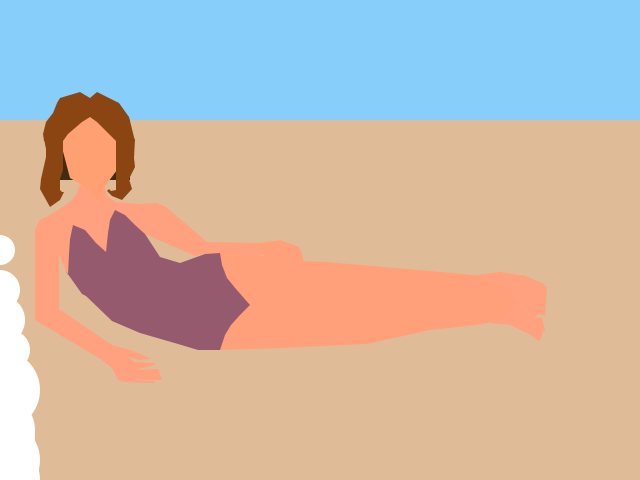
Frame 1 (no input)
Frame 60 (the mouse pressed at the canvas centre just before this capture): identical to frame 1, image omitted
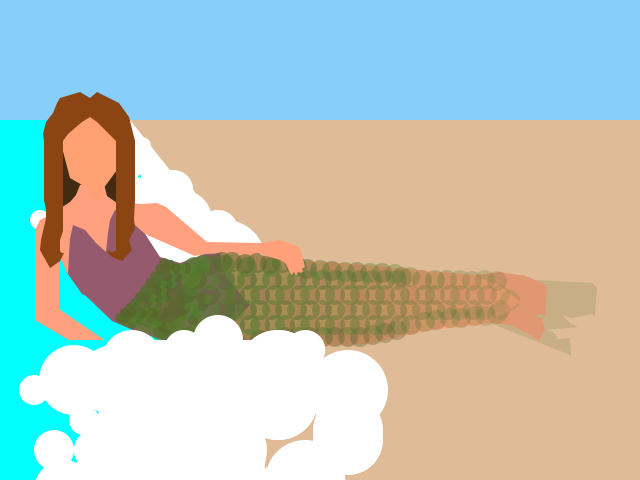
Frame 120 (the mouse held since frame 60 and released just before this capture)

The Processing sketch that drew these frames (run headless with seeded random() and noise(); from frame 60 on, the mouse is pressed at the canvas centre):

// Processing sketch: processing_16613
// ── processing_16613.pde

float x;
float y;
float z;
float w;
float targetX;
float easing = 0.05;
float easing2= 0.04;
float easing3 = 0.06;
float easing4 = 0.03;

void setup()
{
  size(640, 480);
  smooth();
}

void draw()
{
  background (135, 206, 250);
noStroke();

targetX = mouseX;
float dx = targetX - x;
if (abs(dx)>1){
  x+=dx*easing;
}

targetX = mouseX;
float dx2 = targetX - x;
if (abs(dx2)>1){
  y+=dx2*easing2;
}

targetX = mouseX;
float dx3 = targetX - x;
if (abs(dx3)>1){
  z+=dx3*easing3;
}

targetX = mouseX;
float dx4 = targetX - x;
if (abs(dx4)>1){
  w+=dx4*easing4;
}

//sand
fill (223, 188, 151);
beginShape();
quad(0, 120,   0, 480,   640, 480,   640, 120);

//back wave  
  fill(0, 255, 255);
  beginShape();
  quad(0, 340,   (x), 340,     (mouseX-200), 120,   0, 120);
    fill(255);  
  quad(  x-(x/3), 340,   (x), 340,     (mouseX-190), 120,    (mouseX-200), 120);  
  endShape();
  
  beginShape();
  //  ellipse((x-270), 120, 10, 10);
    ellipse((x-68), 310, 30, 30);
   ellipse((x-70), 280, 60, 60);
    ellipse((x-80), 260, 80, 80);
       ellipse((y-60), 230, 60, 60);
            ellipse((x-70), 270, 40, 40);
     ellipse((y-88), 200, 30, 30);
      ellipse((x-70), 320, 80, 80);
            ellipse((x-20), 320, 60, 60);
      ellipse((x), 320, 50, 50);
      ellipse((x-60), 280, 30, 30);
     ellipse((x-80), 250, 40, 40);
       ellipse((y-50), 220, 60, 60);
 //   quad(x, 340,   (x-175), 340,     (w-105), 480,    w, 480);
  ellipse((y), 290, 40, 40);
    ellipse((y), 250, 30, 30);
     ellipse((x-30), 280, 50, 50);
     //topvvv
    ellipse(((mouseX-210)+x/30), 120, 5, 5);
      ellipse(((mouseX-210)+y/30), 123, 6, 6);
          ellipse(((mouseX-205)+z/30), 130, 7, 7);
     ellipse(((mouseX-210)+z/25), 125, 6, 6);
       ellipse(((mouseX-205)+z/35), 125, 8, 8);
            ellipse(((mouseX-197)+w/20), 132, 10, 10);
       ellipse(((mouseX -193) +w/25), 135, 9, 9);
           ellipse(((mouseX - 205) +(x+10)/20), 138, 10, 10);
     ellipse(((mouseX - 205)+w/20), 139, 12, 12);
      ellipse(((mouseX -203) +y/15), 141, 14, 14);
       
         ellipse(((mouseX - 200) + y/10), 145, 15, 15);
   ellipse(((mouseX - 220)+x/11), 144, 10, 10);
     ellipse(((mouseX-190)+w/15), 149, 10, 10);
    ellipse(((mouseX-200)+y/10), 155, 20, 20);
       ellipse(((mouseX -200)+x/13), 165, 17, 17);
            ellipse(((mouseX-220)+x/13), 155, 20, 20);
     ellipse(((mouseX-190)+z/15), 175, 25, 25);
       ellipse(((mouseX-200)+w/13), 167, 20, 20);
            ellipse(((mouseX-215)+x/15), 177, 25, 25);
      ellipse(((mouseX-170)+y/10), 190, 40, 40);
          ellipse(((mouseX-190)+w/18), 195, 35, 35);
     ellipse(((mouseX-170)+y/7), 190, 20, 20);
       ellipse(((mouseX-250)+y/7), 190, 30, 30);
       
              ellipse(((mouseX-250)+x/7), 205, 50, 50);
    ellipse(((mouseX-265)+w/7), 215, 60, 60);
    ellipse((x-200), 220, 65, 65);
     ellipse((x-100), 250, 40, 40);
       ellipse((y-50), 200, 30, 30);
          ellipse((z-230), 210, 25, 25);
    ellipse((z-308), 220, 20, 20);
       ellipse((z-130), 230, 40, 40);
            ellipse((z-190), 200, 30,30);
       ellipse((z-180), 220, 30, 30);
/*           ellipse((w-100), 380, 70, 70);
     ellipse((w-120), 450, 40, 40);
       ellipse((w-90), 420, 30, 30);
  endShape ();
  */
  
  
  
//mermaid rect
//  fill(150, 90, 110);
 //beginShape();
 // quad(120, 320,  240, 320,  240, 240,  120, 240);
  //endShape();
  
  
  //hair back
      fill(66, 43, 19);
  beginShape();
  quad(60, 100,   130, 120,  130, (180+(x/5)),    60, (180+(x/5)));
  endShape();
  
  
  
  //mermaid arms and shoulders
//  stroke(66, 43, 19);
 // strokeWeight(1);
  fill(255, 160, 127);
  beginShape();
  vertex(80, 185);
  vertex(76, 195);
  vertex(70, 202);
  vertex(50, 215);
  vertex(40, 220);
  vertex(35, 230);
  vertex(35, 320);
  vertex(102, 360);
  vertex(112, 368);
  vertex(118, 380);
  vertex(124, 382);
  vertex(154, 383);
  vertex(155, 382);
  vertex(154, 381);
  vertex(145, 381);
  vertex(120, 376);
  vertex(145, 380);
  vertex(120, 376);
  vertex(145, 380);
  vertex(161, 380);
  vertex(162, 378);
  vertex(160, 376);
  vertex(144, 375);
  vertex(122, 370);
  vertex(144, 375);
  vertex(160, 376);
  vertex(159, 370);
  vertex(157, 369);
  vertex(135, 370);
  vertex(124, 365);
  vertex(135, 370);
  vertex(155, 365);
  vertex(155, 363);
  vertex(150, 363);
  vertex(135, 362);
  vertex(133, 361);
  vertex(125, 354);
  vertex(129, 357);
  vertex(139 ,360);
  vertex(151, 359);
  vertex(140, 354);
  vertex(130, 350);
vertex(112, 345);
vertex(59, 309);
vertex(59, 223);
vertex(59, 255);
vertex(68, 275);
vertex(155, 250);
vertex(145, 234);
vertex(195, 256);
vertex(205, 254);
vertex(225, 253);
vertex(260, 256);
vertex(260, 243);
vertex(207, 242);
vertex(166, 207);
vertex(157, 203);
vertex(141, 204);
vertex(117, 202);
vertex(117, 203);
vertex(107, 196);
vertex(103, 180);

endShape();


//legs
  fill(255, 160, 122);
beginShape();
vertex(220, 253);
vertex(220, 350);
vertex(282, 348);
vertex(367, 344);
vertex(430, 330);
vertex(477, 325);
vertex(498, 321);
vertex(501, 320);
vertex(520, 302);
vertex(501, 285);
vertex(485, 279);
vertex(475, 275);
vertex(327, 262);
vertex(285, 260);
vertex(270, 256);
endShape();


//bathing suit
fill(150, 90, 110);
beginShape();
vertex(65, 270);
vertex(82, 294);
vertex(86, 296);
vertex(112, 321);
vertex(140, 333);
vertex(178, 344);
vertex(198, 350);
vertex(220, 350);
vertex(225, 335);
vertex(231, 325);
vertex(240, 315);
vertex(250, 305);
vertex(236, 289);
vertex(227, 278);
vertex(222, 265);
vertex(220, 253);
vertex(205, 254);
vertex(180, 263);
vertex(160, 257);
vertex(145, 234);
vertex(135, 225);
vertex(125, 215);
vertex(115, 210);
vertex(110, 220);
vertex(108, 233);
vertex(106, 252);
vertex(96, 243);
vertex(85, 230);
vertex(73, 225);
vertex(70, 239);
vertex(69, 254);
vertex(68, 275);
endShape();


  //face shape
    fill(255, 160, 115);
  beginShape();
  vertex(60, 140);
   vertex(70, 178);
    vertex(89, 189);
     vertex(98, 202);
      vertex(103, 189);
       vertex(117, 170);
        vertex(125, 140);
         vertex(117, 110);
          vertex(70, 110);
          endShape();
          
          
//hair top
fill(139, 69, 19);
beginShape();
vertex(90, 98);
vertex(80, 92);
vertex(60, 98);
vertex(57, 103);
vertex(53, 113);
vertex(46, 122);
vertex(43, 134);
vertex(44, 141);
vertex(63, 141);
vertex(68, 134);
vertex(82, 122);
vertex(90, 117);
vertex(97, 122);
vertex(116, 141);
vertex(135, 141);
vertex(129, 117);
vertex(119, 103);
vertex(97, 92);
endShape();


//feet
fill(255, 160, 127);
beginShape();
vertex(520, 302);
vertex(501, 286);
vertex(485, 280);
vertex(475, 275);
vertex(500, 272);
vertex(518, 275);
vertex(523, 275);
vertex(535, 280);
vertex(542, 283);
vertex(544, 284);
vertex(545, 286);
vertex(547, 287);
vertex(545, 316);
vertex(543, 315);
vertex(539, 314);
vertex(532, 318);
vertex(520, 302);
vertex(529, 315);
vertex(540, 318);
vertex(542, 318);
vertex(545, 330);
vertex(543, 332);
vertex(541, 338);
vertex(539, 341);
vertex(537, 340);
vertex(535, 338);
vertex(531, 335);
vertex(510, 325);
vertex(490, 323);
endShape();



//feetgreen
beginShape();
 fill(85, 107,  45, (0+(mouseX-275)));
vertex(520, 302);
vertex(501, 286);
vertex(485, 280);
vertex(475, 275);
vertex(500, 272);
vertex(518, 275);
vertex(523, 275);
vertex(535, 280);
vertex(592, 283);
vertex(594, 284);
vertex(595, 286);
vertex(597, 287);
vertex(595, 316);
vertex(593, 315);
vertex(592, 314);
vertex(572, 318);
vertex(520, 302);
vertex(555, 307);
vertex(570, 323);
vertex(578, 327);
vertex(545, 330);
vertex(553, 332);
vertex(558, 338);
vertex(549, 341);
vertex(547, 340);
vertex(570, 338);
vertex(571, 355);
vertex(570, 355);
vertex(490, 323);
endShape();


//scales attempt
//if (mouseX>110);
//{
  beginShape();
  
  
  //23
     fill(90, 127,  50, (0+(mouseX-275)));
  ellipse(510, 300, 20, 20);
  
  
      //straight layer 22
        fill(85, 127,  50, (0+(mouseX-270)));
  ellipse(497, 314, 20, 20);
    fill(85, 107,  50, (0+(mouseX-270)));
  ellipse(500, 310, 20, 20);
         fill(90, 125,  50, (0+(mouseX-270)));
  ellipse(500, 295, 20, 20);
    fill(85, 107,  50, (0+(mouseX-270)));
  ellipse(497, 281, 20, 20);
  
  
             // straight layer21

      fill(90, 107,  50, (0+(mouseX-265)));
  ellipse(486, 316, 20, 20);
    fill(90, 127,  50, (0+(mouseX-265)));
  ellipse(485, 310, 20, 20);
         fill(90, 105,  50, (0+(mouseX-265)));
  ellipse(487, 295, 20, 20);
    fill(85, 127,  50, (0+(mouseX-265)));
  ellipse(485, 280, 20, 20);
  
    //straight layer 22
        fill(85, 127,  50, (0+(mouseX-260)));
  ellipse(475, 316, 20, 20);
    fill(85, 107,  50, (0+(mouseX-260)));
  ellipse(473, 310, 20, 20);
         fill(90, 125,  50, (0+(mouseX-260)));
  ellipse(475, 295, 20, 20);
    fill(85, 107,  50, (0+(mouseX-260)));
  ellipse(472, 281, 20, 20);
  
  
            // straight layer21

      fill(90, 107,  50, (0+(mouseX-255)));
  ellipse(461, 318, 20, 20);
    fill(90, 127,  50, (0+(mouseX-255)));
  ellipse(460, 310, 20, 20);
         fill(90, 105,  50, (0+(mouseX-255)));
  ellipse(460, 295, 20, 20);
    fill(85, 127,  50, (0+(mouseX-255)));
  ellipse(460, 280, 20, 20);
  
  //straight layer 20
        fill(85, 127,  50, (0+(mouseX-250)));
  ellipse(450, 318, 20, 20);
    fill(85, 107,  50, (0+(mouseX-250)));
  ellipse(447, 310, 20, 20);
         fill(90, 125,  50, (0+(mouseX-250)));
  ellipse(450, 295, 20, 20);
    fill(85, 107,  50, (0+(mouseX-250)));
  ellipse(447, 280, 20, 20);
  
  
          // straight layer19

      fill(90, 107,  50, (0+(mouseX-245)));
  ellipse(436, 320, 20, 20);
    fill(90, 127,  50, (0+(mouseX-245)));
  ellipse(435, 310, 20, 20);
         fill(90, 105,  50, (0+(mouseX-245)));
  ellipse(435, 295, 20, 20);
    fill(85, 127,  50, (0+(mouseX-235)));
  ellipse(435, 280, 20, 20);

  
    
       // straight layer18
 

      fill(85, 127,  50, (0+(mouseX-240)));
  ellipse(425, 322, 20, 20);
    fill(85, 107,  50, (0+(mouseX-240)));
  ellipse(422, 310, 20, 20);
         fill(90, 125,  50, (0+(mouseX-240)));
  ellipse(425, 295, 20, 20);
    fill(85, 107,  50, (0+(mouseX-240)));
  ellipse(422, 280, 20, 20);

  
  
         // straight layer17

      fill(90, 107,  50, (0+(mouseX-235)));
  ellipse(411, 325, 20, 20);
    fill(90, 127,  50, (0+(mouseX-235)));
  ellipse(410, 310, 20, 20);
         fill(90, 105,  50, (0+(mouseX-235)));
  ellipse(410, 295, 20, 20);
    fill(85, 127,  50, (0+(mouseX-235)));
  ellipse(410, 277, 20, 20);
           fill(90, 105,  50, (0+(mouseX-235)));
  ellipse(402, 277, 20, 20);
  
  
       // straight layer16
 
       fill(90, 105,  50, (0+(mouseX-230)));
  ellipse(397, 330, 20, 20);
      fill(85, 127,  50, (0+(mouseX-230)));
  ellipse(400, 325, 20, 20);
    fill(85, 107,  50, (0+(mouseX-230)));
  ellipse(397, 310, 20, 20);
         fill(90, 125,  50, (0+(mouseX-230)));
  ellipse(400, 295, 20, 20);
    fill(85, 107,  50, (0+(mouseX-230)));
  ellipse(397, 280, 20, 20);
           fill(90, 125,  50, (0+(mouseX-230)));
  ellipse(395, 274, 20, 20);
  
       // straight layer15
       fill(95, 105,  50, (0+(mouseX-225)));
  ellipse(385, 333, 20, 20);
      fill(90, 107,  50, (0+(mouseX-225)));
  ellipse(385, 325, 20, 20);
    fill(90, 127,  50, (0+(mouseX-225)));
  ellipse(385, 310, 20, 20);
         fill(90, 105,  50, (0+(mouseX-225)));
  ellipse(385, 295, 20, 20);
    fill(85, 127,  50, (0+(mouseX-225)));
  ellipse(385, 280, 20, 20);
           fill(90, 105,  50, (0+(mouseX-225)));
  ellipse(382, 273, 20, 20);
  
  
      // straight layer14
 
       fill(90, 105,  50, (0+(mouseX-220)));
  ellipse(373, 335, 20, 20);
      fill(85, 127,  50, (0+(mouseX-220)));
  ellipse(375, 325, 20, 20);
    fill(85, 107,  50, (0+(mouseX-210)));
  ellipse(372, 310, 20, 20);
         fill(90, 125,  50, (0+(mouseX-220)));
  ellipse(375, 295, 20, 20);
    fill(85, 107,  50, (0+(mouseX-220)));
  ellipse(372, 280, 20, 20);
           fill(90, 125,  50, (0+(mouseX-220)));
  ellipse(370, 273, 20, 20);
  
  
    
      // straight layer13
       fill(95, 105,  50, (0+(mouseX-215)));
  ellipse(360, 337, 20, 20);
      fill(90, 107,  50, (0+(mouseX-215)));
  ellipse(360, 325, 20, 20);
    fill(90, 127,  50, (0+(mouseX-215)));
  ellipse(360, 310, 20, 20);
         fill(90, 105,  50, (0+(mouseX-215)));
  ellipse(360, 295, 20, 20);
    fill(85, 127,  50, (0+(mouseX-215)));
  ellipse(360, 280, 20, 20);
           fill(90, 105,  50, (0+(mouseX-215)));
  ellipse(357, 272, 20, 20);
  
  
     // straight layer12
 
       fill(90, 105,  50, (0+(mouseX-210)));
  ellipse(348, 337, 20, 20);
      fill(85, 127,  50, (0+(mouseX-210)));
  ellipse(350, 325, 20, 20);
    fill(85, 107,  50, (0+(mouseX-210)));
  ellipse(347, 310, 20, 20);
         fill(90, 125,  50, (0+(mouseX-210)));
  ellipse(350, 295, 20, 20);
    fill(85, 107,  50, (0+(mouseX-210)));
  ellipse(347, 280, 20, 20);
           fill(90, 125,  50, (0+(mouseX-210)));
  ellipse(345, 272, 20, 20);
  
  
  
      // straight layer11
       fill(95, 105,  50, (0+(mouseX-205)));
  ellipse(335, 337, 20, 20);
      fill(90, 107,  50, (0+(mouseX-205)));
  ellipse(335, 325, 20, 20);
    fill(90, 127,  50, (0+(mouseX-205)));
  ellipse(335, 310, 20, 20);
         fill(90, 105,  50, (0+(mouseX-205)));
  ellipse(335, 295, 20, 20);
    fill(85, 127,  50, (0+(mouseX-205)));
  ellipse(335, 280, 20, 20);
           fill(90, 105,  50, (0+(mouseX-205)));
  ellipse(332, 271, 20, 20);
  
      // straight layer10
 
       fill(90, 105,  50, (0+(mouseX-200)));
  ellipse(323, 337, 20, 20);
      fill(85, 127,  50, (0+(mouseX-200)));
  ellipse(325, 325, 20, 20);
    fill(85, 107,  50, (0+(mouseX-200)));
  ellipse(322, 310, 20, 20);
         fill(90, 125,  50, (0+(mouseX-200)));
  ellipse(325, 295, 20, 20);
    fill(85, 107,  50, (0+(mouseX-200)));
  ellipse(322, 280, 20, 20);
           fill(90, 125,  50, (0+(mouseX-200)));
  ellipse(320, 270, 20, 20);

 
    // straight layer9
       fill(95, 105,  50, (0+(mouseX-195)));
  ellipse(310, 337, 20, 20);
      fill(90, 107,  50, (0+(mouseX-195)));
  ellipse(310, 325, 20, 20);
    fill(90, 127,  50, (0+(mouseX-195)));
  ellipse(310, 310, 20, 20);
         fill(90, 105,  50, (0+(mouseX-195)));
  ellipse(310, 295, 20, 20);
    fill(85, 127,  50, (0+(mouseX-195)));
  ellipse(310, 280, 20, 20);
           fill(90, 105,  50, (0+(mouseX-195)));
  ellipse(307, 269, 20, 20);
 
 
 
    // straight layer8
 
       fill(90, 105,  50, (0+(mouseX-190)));
  ellipse(298, 337, 20, 20);
      fill(85, 127,  50, (0+(mouseX-190)));
  ellipse(300, 325, 20, 20);
    fill(85, 107,  50, (0+(mouseX-190)));
  ellipse(297, 310, 20, 20);
         fill(90, 125,  50, (0+(mouseX-190)));
  ellipse(300, 295, 20, 20);
    fill(85, 107,  50, (0+(mouseX-190)));
  ellipse(297, 280, 20, 20);
           fill(90, 125,  50, (0+(mouseX-190)));
  ellipse(297, 267, 20, 20);
          fill(90, 105,  50, (0+(mouseX-190)));
  ellipse(295, 264, 20, 20);
  
   // straight layer7
       fill(95, 105,  50, (0+(mouseX-185)));
  ellipse(285, 337, 20, 20);
      fill(90, 107,  50, (0+(mouseX-185)));
  ellipse(285, 325, 20, 20);
    fill(90, 127,  50, (0+(mouseX-185)));
  ellipse(285, 310, 20, 20);
         fill(90, 105,  50, (0+(mouseX-185)));
  ellipse(285, 295, 20, 20);
    fill(85, 127,  50, (0+(mouseX-185)));
  ellipse(285, 280, 20, 20);
           fill(90, 105,  50, (0+(mouseX-185)));
  ellipse(282, 263, 20, 20);
 
   // straight layer6
 
       fill(90, 105,  50, (0+(mouseX-180)));
  ellipse(273, 339, 20, 20);
      fill(85, 127,  50, (0+(mouseX-180)));
  ellipse(275, 325, 20, 20);
    fill(85, 107,  50, (0+(mouseX-180)));
  ellipse(272, 310, 20, 20);
         fill(90, 125,  50, (0+(mouseX-180)));
  ellipse(275, 295, 20, 20);
    fill(85, 107,  50, (0+(mouseX-180)));
  ellipse(272, 280, 20, 20);
           fill(90, 125,  50, (0+(mouseX-180)));
  ellipse(272, 267, 20, 20);
          fill(90, 105,  50, (0+(mouseX-180)));
  ellipse(270, 264, 20, 20);
 
 
   // straight layer5
       fill(95, 105,  50, (0+(mouseX-175)));
  ellipse(260, 340, 20, 20);
      fill(90, 107,  50, (0+(mouseX-175)));
  ellipse(260, 325, 20, 20);
    fill(90, 127,  50, (0+(mouseX-175)));
  ellipse(260, 310, 20, 20);
         fill(90, 105,  50, (0+(mouseX-175)));
  ellipse(260, 295, 20, 20);
    fill(85, 127,  50, (0+(mouseX-175)));
  ellipse(260, 280, 20, 20);
           fill(90, 105,  50, (0+(mouseX-175)));
  ellipse(257, 263, 20, 20);
 
  // straight layer4
 
       fill(90, 105,  50, (0+(mouseX-170)));
  ellipse(248, 339, 20, 20);
      fill(85, 127,  50, (0+(mouseX-170)));
  ellipse(250, 325, 20, 20);
    fill(85, 107,  50, (0+(mouseX-170)));
  ellipse(247, 310, 20, 20);
         fill(90, 125,  50, (0+(mouseX-170)));
  ellipse(250, 295, 20, 20);
    fill(85, 107,  50, (0+(mouseX-170)));
  ellipse(247, 280, 20, 20);
           fill(90, 125,  50, (0+(mouseX-170)));
  ellipse(247, 267, 20, 20);
          fill(90, 105,  50, (0+(mouseX-170)));
  ellipse(245, 264, 20, 20);
 
 
  // straight layer3
       fill(95, 105,  50, (0+(mouseX-165)));
  ellipse(235, 342, 20, 20);
      fill(90, 107,  50, (0+(mouseX-165)));
  ellipse(235, 325, 20, 20);
    fill(90, 127,  50, (0+(mouseX-165)));
  ellipse(235, 310, 20, 20);
         fill(90, 105,  50, (0+(mouseX-165)));
  ellipse(235, 295, 20, 20);
    fill(85, 127,  50, (0+(mouseX-165)));
  ellipse(235, 280, 20, 20);
           fill(90, 105,  50, (0+(mouseX-165)));
  ellipse(232, 262, 20, 20);
 
  
 // straight layer2
 
       fill(90, 105,  50, (0+(mouseX-160)));
  ellipse(223, 339, 20, 20);
      fill(85, 127,  50, (0+(mouseX-160)));
  ellipse(225, 325, 20, 20);
    fill(85, 107,  50, (0+(mouseX-160)));
  ellipse(225, 310, 20, 20);
         fill(90, 125,  50, (0+(mouseX-160)));
  ellipse(225, 295, 20, 20);
    fill(85, 107,  50, (0+(mouseX-160)));
  ellipse(225, 280, 20, 20);
           fill(90, 125,  50, (0+(mouseX-160)));
  ellipse(225, 265, 20, 20);
          fill(90, 105,  50, (0+(mouseX-160)));
  ellipse(222, 262, 20, 20);
 
 
 // straight layer1
       fill(90, 105,  50, (0+(mouseX-155)));
  ellipse(210, 342, 20, 20);
      fill(85, 127,  50, (0+(mouseX-155)));
  ellipse(210, 325, 20, 20);
    fill(85, 127,  50, (0+(mouseX-155)));
  ellipse(210, 310, 20, 20);
         fill(90, 105,  50, (0+(mouseX-155)));
  ellipse(210, 295, 20, 20);
    fill(85, 127,  50, (0+(mouseX-155)));
  ellipse(210, 280, 20, 20);
           fill(90, 105,  50, (0+(mouseX-155)));
  ellipse(210, 265, 20, 20);
  
  //missing
        fill(85, 107,  50, (0+(mouseX-155)));
  ellipse(180, 340, 10, 10);
           fill(90, 125,  50, (0+(mouseX-155)));
  ellipse(180, 330, 10, 10);
      fill(85, 107,  50, (0+(mouseX-155)));
  ellipse(180, 320, 10, 10);
    fill(85, 127,  50, (0+(mouseX-155)));
  ellipse(180, 305, 10, 10);
  
         fill(90, 105,  50, (0+(mouseX-155)));
  ellipse(190, 337, 20, 20);
      fill(85, 127,  50, (0+(mouseX-155)));
  ellipse(190, 325, 20, 20);
    fill(85, 127,  50, (0+(mouseX-155)));
  ellipse(190, 310, 20, 20);
  
          fill(85, 127,  50, (0+(mouseX-155)));
  ellipse(200, 340, 10, 10);
           fill(90, 125,  50, (0+(mouseX-155)));
  ellipse(200, 330, 10, 10);
      fill(85, 127,  50, (0+(mouseX-155)));
  ellipse(200, 320, 10, 10);
    fill(85, 127,  50, (0+(mouseX-155)));
  ellipse(193, 305, 20, 20);
     fill(85, 127,  50, (0+(mouseX-155)));
  ellipse(203, 262, 15, 15);
 
 
      //layer 9
      fill(90, 105,  50, (0+(mouseX-150)));
  ellipse(167, 334, 10, 10);
   fill(85, 127,  50, (0+(mouseX-150)));
  ellipse(172, 328, 10, 10);
  fill(90, 105,  50, (0+(mouseX-150)));
  ellipse(175, 325, 10, 10);
  fill(85, 127,  45, (0+(mouseX-150)));
  ellipse(177, 322, 10, 10);
    fill(90, 103,  50, (0+(mouseX-150)));
  ellipse(182, 314, 10, 10);
      fill(85, 120,  40, (0+(mouseX-150)));
  ellipse(181, 317, 10, 10);
      fill(95, 100,  50, (0+(mouseX-150)));
  ellipse(185, 309, 10, 10);
 
 
       //layer8 

      fill(85, 100,  40, (0+(mouseX-145)));
  ellipse(167, 313, 10, 10);
      fill(95, 120,  50, (0+(mouseX-145)));
  ellipse(176, 303, 10, 10);
        fill(85, 105,  45, (0+(mouseX-145)));
  ellipse(181, 297, 10, 10);
          fill(90, 120,  50, (0+(mouseX-145)));
  ellipse(176, 290, 10, 10);
            fill(80, 105,  45, (0+(mouseX-145)));
  ellipse(191, 283, 10, 10);
              fill(85, 120,  50, (0+(mouseX-145)));
  ellipse(196, 276, 10, 10);
                fill(90, 105,  45, (0+(mouseX-145)));
  ellipse(201, 269, 10, 10);
    fill(90, 125,  45, (0+(mouseX-145)));
  ellipse(205, 268, 10, 10);
  
       //layer 7-2
 //     fill(90, 125,  50, (0+(mouseX-140)));
 // ellipse(152, 334, 20, 20);
   fill(85, 107,  50, (0+(mouseX-140)));
  ellipse(167, 332, 20, 20);
  fill(90, 125,  50, (0+(mouseX-140)));
  ellipse(160, 330, 20, 20);
  fill(85, 107,  45, (0+(mouseX-140)));
  ellipse(162, 328, 20, 20);
    fill(90, 123,  50, (0+(mouseX-140)));
  ellipse(157, 318, 20, 20);
      fill(85, 100,  40, (0+(mouseX-140)));
  ellipse(166, 323, 20, 20);
      fill(95, 120,  50, (0+(mouseX-140)));
  ellipse(175, 323, 20, 20);
        fill(85, 105,  45, (0+(mouseX-140)));
  ellipse(178, 307, 20, 20);
          fill(90, 120,  50, (0+(mouseX-140)));
  ellipse(183, 300, 20, 20);
            fill(80, 105,  45, (0+(mouseX-140)));
  ellipse(187, 293, 20, 20);
              fill(85, 120,  50, (0+(mouseX-140)));
  ellipse(193, 286, 20, 20);
                fill(90, 105,  45, (0+(mouseX-140)));
  ellipse(197, 279, 20, 20);
    fill(90, 125,  45, (0+(mouseX-140)));
  ellipse(191, 278, 20, 20); 
 //     fill(80, 105,  45, (0+(mouseX-140)));
  //ellipse(184, 247, 20, 20); 
 
 
     //layer 7
      fill(90, 105,  50, (0+(mouseX-140)));
  ellipse(152, 324, 10, 10);
   fill(85, 127,  50, (0+(mouseX-140)));
  ellipse(157, 322, 10, 10);
  fill(90, 105,  50, (0+(mouseX-140)));
  ellipse(150, 320, 10, 10);
  fill(85, 127,  45, (0+(mouseX-140)));
  ellipse(152, 318, 10, 10);
    fill(90, 103,  50, (0+(mouseX-140)));
  ellipse(157, 308, 10, 10);
      fill(85, 120,  40, (0+(mouseX-140)));
  ellipse(156, 313, 10, 10);
      fill(95, 100,  50, (0+(mouseX-140)));
  ellipse(165, 303, 40, 40);
        fill(85, 125,  45, (0+(mouseX-140)));
  ellipse(198, 327, 10, 10);
          fill(90, 100,  50, (0+(mouseX-140)));
 ellipse(193, 320, 10, 10);
            fill(80, 125,  45, (0+(mouseX-140)));
  ellipse(197, 313, 10, 10);
              fill(85, 100,  50, (0+(mouseX-140)));
  ellipse(203, 306, 10, 10);
                fill(90, 125,  45, (0+(mouseX-140)));
  ellipse(207, 299, 10, 10);
    fill(90, 105,  45, (0+(mouseX-140)));
  ellipse(201, 298, 10, 10); 
      fill(80, 125,  45, (0+(mouseX-140)));
  ellipse(194, 267, 20, 20); 
  
      //layer6 
        fill(90, 125,  50, (0+(mouseX-135)));
  ellipse(145, 325, 20, 20);
   fill(85, 107,  50, (0+(mouseX-135)));
  ellipse(147, 322, 10, 10);
  fill(90, 125,  50, (0+(mouseX-135)));
  ellipse(149, 320, 10, 10);
  fill(85, 107,  45, (0+(mouseX-135)));
  ellipse(150, 318, 10, 10);
    fill(90, 123,  50, (0+(mouseX-135)));
  ellipse(155, 308, 10, 10);
      fill(85, 100,  40, (0+(mouseX-135)));
  ellipse(153, 313, 10, 10);
      fill(95, 120,  50, (0+(mouseX-135)));
  ellipse(162, 303, 10, 10);
        fill(85, 105,  45, (0+(mouseX-135)));
  ellipse(167, 297, 10, 10);
          fill(90, 120,  50, (0+(mouseX-135)));
  ellipse(162, 290, 10, 10);
            fill(80, 105,  45, (0+(mouseX-135)));
  ellipse(177, 283, 10, 10);
              fill(85, 120,  50, (0+(mouseX-135)));
  ellipse(182, 276, 10, 10);
                fill(90, 105,  45, (0+(mouseX-135)));
  ellipse(187, 269, 10, 10);
    fill(90, 125,  45, (0+(mouseX-135)));
  ellipse(191, 268, 10, 10);
  
  
    //layer 5
      fill(90, 105,  50, (0+(mouseX-130)));
  ellipse(132, 324, 10, 10);
   fill(85, 127,  50, (0+(mouseX-130)));
  ellipse(137, 322, 10, 10);
  fill(90, 105,  50, (0+(mouseX-130)));
  ellipse(140, 320, 10, 10);
  fill(85, 127,  45, (0+(mouseX-130)));
  ellipse(142, 318, 10, 10);
    fill(90, 103,  50, (0+(mouseX-130)));
  ellipse(148, 308, 10, 10);
      fill(85, 120,  40, (0+(mouseX-130)));
  ellipse(147, 313, 10, 10);
      fill(95, 100,  50, (0+(mouseX-130)));
  ellipse(157, 303, 10, 10);
        fill(85, 125,  45, (0+(mouseX-130)));
  ellipse(162, 297, 10, 10);
          fill(90, 100,  50, (0+(mouseX-130)));
  ellipse(167, 290, 10, 10);
            fill(80, 125,  45, (0+(mouseX-130)));
  ellipse(172, 283, 10, 10);
              fill(85, 100,  50, (0+(mouseX-130)));
  ellipse(177, 276, 10, 10);
                fill(90, 125,  45, (0+(mouseX-130)));
  ellipse(182, 269, 10, 10);
    fill(90, 105,  45, (0+(mouseX-130)));
  ellipse(186, 268, 10, 10);
  
    //layer4 
   fill(85, 107,  50, (0+(mouseX-125)));
  ellipse(132, 322, 10, 10);
  fill(90, 125,  50, (0+(mouseX-125)));
  ellipse(135, 320, 10, 10);
  fill(85, 107,  45, (0+(mouseX-125)));
  ellipse(137, 318, 10, 10);
    fill(90, 123,  50, (0+(mouseX-125)));
  ellipse(143, 308, 10, 10);
      fill(85, 100,  40, (0+(mouseX-125)));
  ellipse(142, 313, 10, 10);
      fill(95, 120,  50, (0+(mouseX-125)));
  ellipse(152, 303, 10, 10);
        fill(85, 105,  45, (0+(mouseX-125)));
  ellipse(157, 297, 10, 10);
          fill(90, 120,  50, (0+(mouseX-125)));
  ellipse(162, 290, 10, 10);
            fill(80, 105,  45, (0+(mouseX-125)));
  ellipse(167, 283, 10, 10);
              fill(85, 120,  50, (0+(mouseX-125)));
  ellipse(172, 276, 10, 10);
                fill(90, 105,  45, (0+(mouseX-125)));
  ellipse(177, 269, 10, 10);
    fill(90, 125,  45, (0+(mouseX-125)));
  ellipse(181, 268, 10, 10);
  
  //layer 3 
   fill(85, 127,  50, (0+(mouseX-120)));
  ellipse(127, 322, 10, 10);
  fill(90, 105,  50, (0+(mouseX-120)));
  ellipse(130, 320, 10, 10);
  fill(85, 127,  45, (0+(mouseX-120)));
  ellipse(132, 318, 10, 10);
    fill(90, 103,  50, (0+(mouseX-120)));
  ellipse(138, 308, 10, 10);
      fill(85, 120,  40, (0+(mouseX-120)));
  ellipse(137, 313, 10, 10);
      fill(95, 100,  50, (0+(mouseX-120)));
  ellipse(147, 303, 10, 10);
        fill(85, 125,  45, (0+(mouseX-120)));
  ellipse(152, 297, 10, 10);
          fill(90, 100,  50, (0+(mouseX-120)));
  ellipse(157, 290, 10, 10);
            fill(80, 125,  45, (0+(mouseX-120)));
  ellipse(162, 283, 10, 10);
              fill(85, 100,  50, (0+(mouseX-120)));
  ellipse(167, 276, 10, 10);
                fill(90, 125,  45, (0+(mouseX-120)));
  ellipse(172, 269, 10, 10);
    fill(90, 105,  45, (0+(mouseX-120)));
  ellipse(176, 268, 10, 10);
    
//layer 2 
  fill(90, 115,  50, (0+(mouseX-115)));
  ellipse(124, 320, 10, 10);
  fill(85, 107,  45, (0+(mouseX-115)));
  ellipse(126, 318, 10, 10);
    fill(90, 103,  50, (0+(mouseX-115)));
  ellipse(136, 308, 10, 10);
      fill(85, 100,  40, (0+(mouseX-115)));
  ellipse(131, 313, 10, 10);
      fill(95, 110,  50, (0+(mouseX-115)));
  ellipse(141, 303, 10, 10);
        fill(85, 105,  45, (0+(mouseX-115)));
  ellipse(146, 297, 10, 10);
          fill(90, 110,  50, (0+(mouseX-115)));
  ellipse(151, 290, 10, 10);
            fill(80, 105,  45, (0+(mouseX-115)));
  ellipse(156, 283, 10, 10);
              fill(85, 110,  50, (0+(mouseX-115)));
  ellipse(161, 276, 10, 10);
                fill(90, 105,  45, (0+(mouseX-115)));
  ellipse(166, 269, 10, 10);
    fill(90, 105,  45, (0+(mouseX-115)));
  ellipse(170, 265, 10, 10);
  
//layer 1  
  fill(85, 107,  47, (0+(mouseX-110)));
  ellipse(120, 318, 10, 10);
    fill(85, 107,  45, (0+(mouseX-110)));
  ellipse(130, 308, 10, 10);
      fill(85, 100,  40, (0+(mouseX-110)));
  ellipse(125, 313, 10, 10);
      fill(85, 110,  50, (0+(mouseX-110)));
  ellipse(135, 303, 10, 10);
        fill(85, 105,  45, (0+(mouseX-110)));
  ellipse(140, 297, 10, 10);
          fill(85, 110,  50, (0+(mouseX-110)));
  ellipse(145, 290, 10, 10);
            fill(90, 105,  45, (0+(mouseX-110)));
  ellipse(150, 283, 10, 10);
              fill(85, 110,  50, (0+(mouseX-110)));
  ellipse(155, 276, 10, 10);
                fill(90, 105,  45, (0+(mouseX-110)));
  ellipse(160, 269, 10, 10);
    fill(90, 105,  45, (0+(mouseX-110)));
  ellipse(164, 263, 10, 10);
  endShape();




//left hand
 fill(255, 160, 122);
beginShape();
vertex(260, 254);
vertex(280, 260);
vertex(284, 262);
vertex(286, 264);
vertex(290, 273);
vertex(292, 275);
vertex(294, 272);
vertex(296, 276);
vertex(298, 272);
vertex(301, 273);
vertex(303, 271);
vertex(302, 269);
vertex(305, 267);
vertex(302, 254);
vertex(299, 247);
vertex(280, 240);
vertex(260, 243);
endShape();


//hair sides
fill(139, 69, 19);
beginShape();
quad(44, 140,   63, 140,   63, 140+(x/5),   44, 140+(x/5));
quad(116, 140,   135, 140,   135, 140+(x/5),    116, 140+(x/5));
endShape();

//hair tips
beginShape();
vertex(44, 139+(x/5));
vertex(63, 139+(x/5));
vertex(63, 170+(x/5));
vertex(60, 179+(x/5));
vertex(60, 190+(x/5));
vertex(62, 192+(x/5));
vertex(64, 192+(x/5));
vertex(60, 200+(x/5));
vertex(50, 207+(x/5));
vertex(40, 189+(x/5));
vertex(41, 179+(x/5));
vertex(46, 157+(x/5));
vertex(46, 149+(x/5));
endShape();
//
beginShape();
vertex(116, 139+(x/5));
vertex(135, 139+(x/5));
vertex(134, 158+(x/5));
vertex(135, 167+(x/5));
vertex(129, 179+(x/5));
vertex(132, 189+(x/5));
vertex(122, 200+(x/5));
vertex(112, 196+(x/5));
vertex(107, 191+(x/5));
vertex(109, 189+(x/5));
vertex(111, 191+(x/5));
vertex(116, 190+(x/5));
vertex(116, 185+(x/5));
vertex(116, 157+(x/5));
vertex(116, 152+(x/5));
vertex(116, 152+(x/5));
vertex(116, 145+(x/5));

endShape();


noStroke();
  
  //front wave
    fill(0, 255, 255);
  beginShape();
  quad(0, 340,   (x), 340,     (w), 480,    0, 480);
  fill(255);  
  quad(x-(x/3), 340,   (x), 340,     (w+30), 480,    (w-x/3), 480);  
  ellipse((y-70), 400, 50, 50);
    ellipse((y-68), 470, 50, 50);
     ellipse((x-70), 420, 60, 60);
     ellipse((x-80), 460, 80, 80);
       ellipse((y-60), 430, 60, 60);
            ellipse((z-70), 370, 80, 80);
     ellipse((z-68), 500, 70, 70);
       ellipse((z-70), 400, 80, 80);
            ellipse((w-70), 490, 60, 60);
       ellipse((w-80), 390, 30, 30);
            ellipse((w-60), 380, 70, 70);
     ellipse((w-80), 450, 40, 40);
       ellipse((w-50), 420, 30, 30);
    quad(x, 340,   (x-175), 340,     (w-105), 480,    w, 480);
  ellipse((y), 390, 50, 50);
    ellipse((y), 450, 70, 70);
     ellipse((x-30), 380, 90, 90);
     ellipse((x), 480, 80, 80);
       ellipse((y), 380, 60, 60);
            ellipse((z), 430, 70, 70);
     ellipse((z), 440, 70, 70);
       ellipse((z), 390, 80, 80);
            ellipse((w), 460, 80, 80);
       ellipse((w), 400, 30, 30);
            ellipse((w+10), 350, 40, 40);
     ellipse((w), 420, 40, 40);
       ellipse((w), 380, 60, 60);
       
         ellipse((y-70), 400, 50, 50);
    ellipse((y-68), 470, 50, 50);
     ellipse((x-70), 420, 60, 60);
     ellipse((x-80), 460, 80, 80);
       ellipse((y-60), 430, 60, 60);
            ellipse((z-70), 370, 80, 80);
     ellipse((z-68), 500, 70, 70);
       ellipse((z-70), 400, 80, 80);
            ellipse((w-70), 490, 60, 60);
       ellipse((w-80), 390, 30, 30);
            ellipse((w-60), 380, 70, 70);
     ellipse((w-80), 450, 40, 40);
       ellipse((w-50), 420, 30, 30);
       
              ellipse((y-110), 380, 50, 50);
    ellipse((y-108), 450, 50, 50);
     ellipse((x-110), 400, 60, 60);
     ellipse((x-120), 460, 80, 80);
       ellipse((y-100), 360, 60, 60);
            ellipse((z-130), 340, 50, 50);
     ellipse((z-108), 500, 70, 70);
       ellipse((z-130), 400, 40, 40);
            ellipse((w-110), 490, 60, 60);
       ellipse((w-140), 390, 30, 30);
            ellipse((w-100), 380, 70, 70);
     ellipse((w-120), 450, 40, 40);
       ellipse((w-90), 420, 30, 30);
       ellipse(x, 350, 40, 40);
  endShape ();
  
  
  
}
